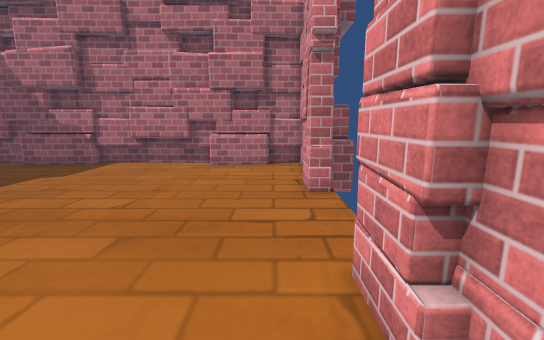
[1] (above)

14 first-person views from a walk through a scene from a Unity 3-D project. The camera is 1.4 m above the floor, tilts 10° down and sees 90° across. The floor is counted in squares, 0.5 m on a side. Each view is taken from the middle of a square. On the plan, view 1 faces up. The plan holds only what a view shows up to about 19 squares ahead; the rest is blank. Some surface patterns are stand-ins.

[2]
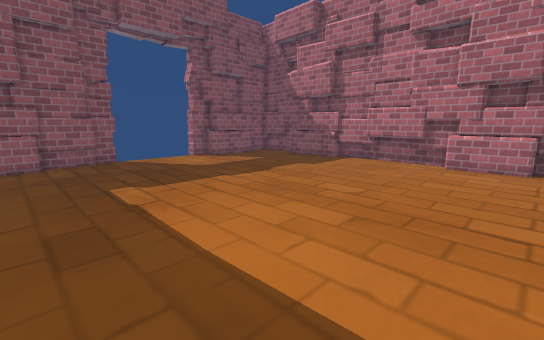

[3]
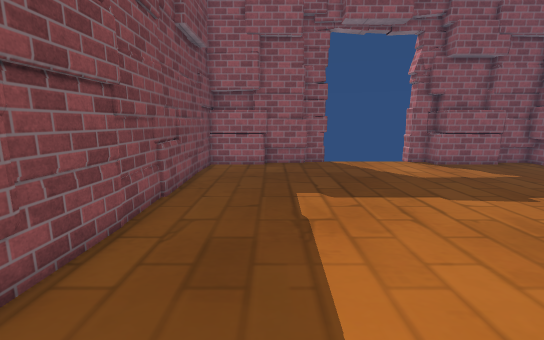

[4]
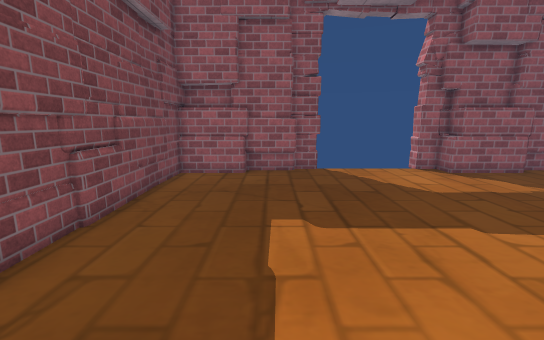

[5]
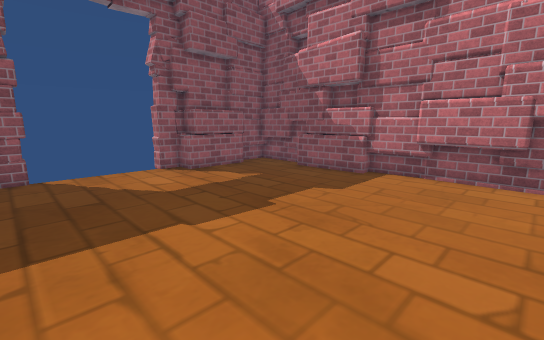

[6]
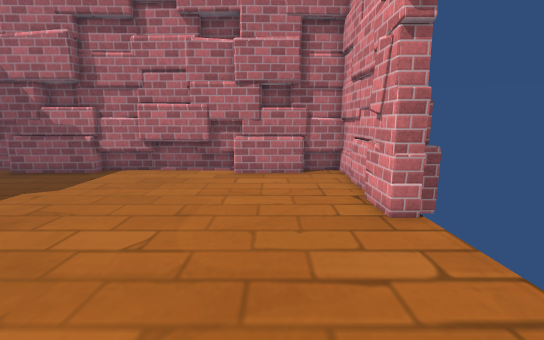

[7]
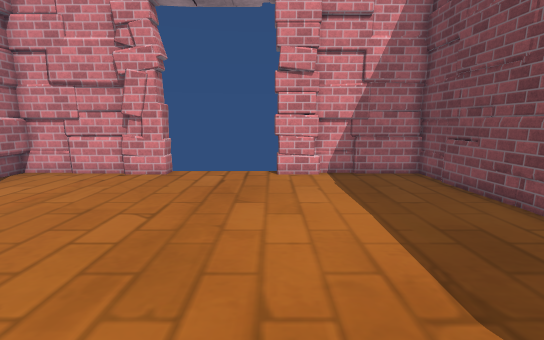

[8]
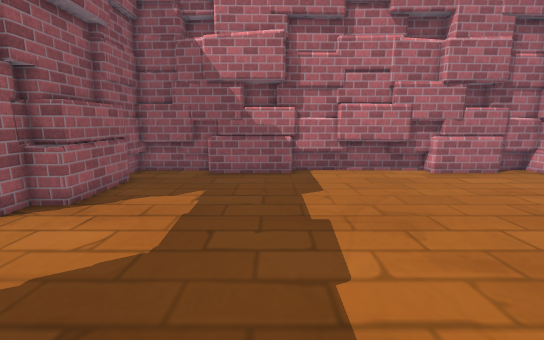

[9]
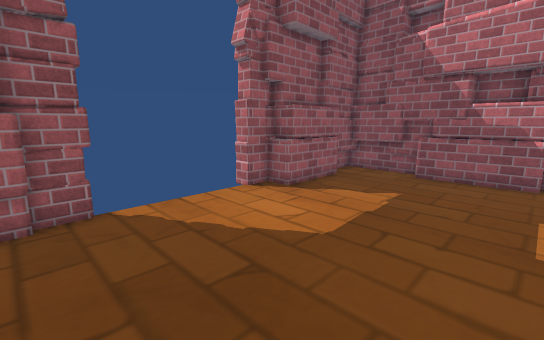

[10]
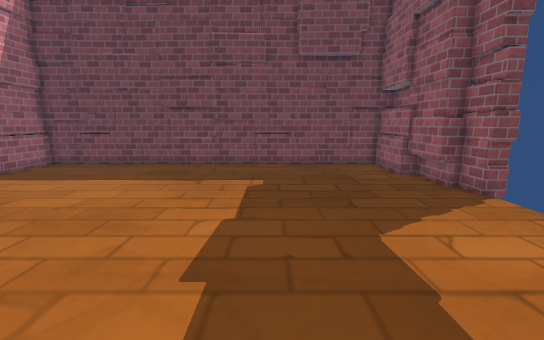

[11]
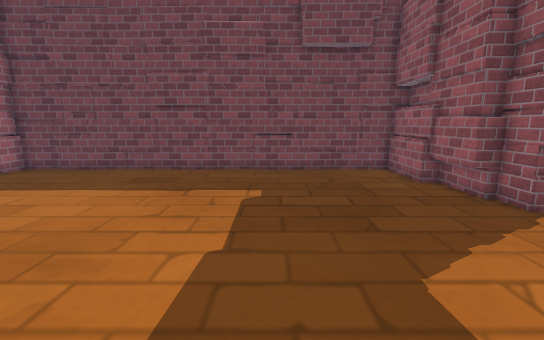

[12]
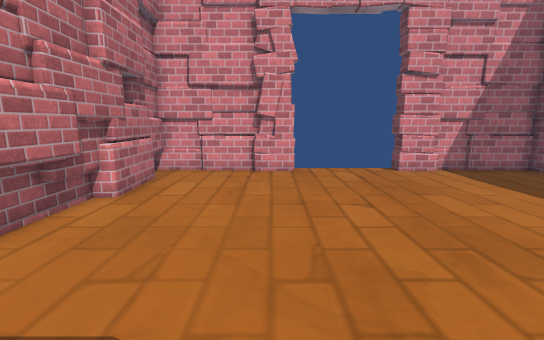

[13]
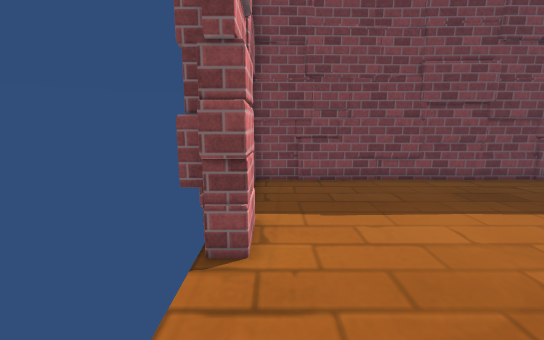

[14]
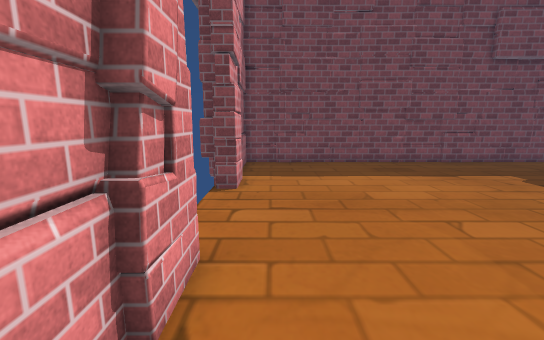

### Floor plan
Points are (right, up) in squares from view 1. A wall is a line through its corners. A room is listed if a view was taken in it or the views show most of it. See-through windows are left out.
Room 1 (views 1, 2, 3, 4, 5, 6, 7, 8, 9, 10, 11, 12, 13, 14)
walls: (-6.5, -3.1) (-6, -3); (-12.2, -3) (-11.6, -3.2); (1.5, 4.6) (2.4, 4.6); (1.4, 2.7) (1.4, 2.9); (-4.1, -3.2) (2, -2.9); (1.3, 11.7) (1.7, 12.8); (1.5, 2.7) (1.5, 4.9) (2.4, 4.9); (-8.9, 18.4) (-12, 18.3); (-11.6, 18.2) (-11.9, 18); (-8.9, 18.5) (-11.9, 18.6); (-11.8, 18.2) (-18, 18.4); (-14.6, -3.3) (-9, -3.1); (2.5, 10.7) (1.5, 10.7) (1.5, 12.8); (-16.4, -2.8) (2, -3.4); (2, 12.5) (2, 18.5) (0, 18.4); (-20.1, 12.5) (-21.2, 12.5) (-21.2, 10.7) (-22.1, 10.7); (-14.6, 18.2) (-20.5, 18); (-3.5, 18.3) (-6.1, 18.4); (1.8, 0.3) (2, 0.8); (-21.2, 3.3) (-20.3, 3.3) (-20.3, 0.5); (-20.1, 0.7) (-20, 0.5); (-20, 0.3) (-20, -2.9) (-14.2, -3.1); (-0.5, -3) (-0.1, -3.2); (-22.1, 4.9) (-21.2, 4.9) (-21.2, 3.1) (-20.4, 3.1); (-0.5, -3.2) (2, -3.1) (2, 3); (-22.1, 4.6) (-21.2, 4.6); (-18.4, -3.1) (-17.9, -3); (1.8, 16) (2, 16.4); (-0.1, 18.1) (-3.6, 18); (-19.9, 16.3) (-20, 12); (0, 18.2) (-0.4, 17.9); (-20.2, 16.4) (-20, 16); (2.1, 17.8) (-9.3, 18.1); (-20.3, 18.5) (-20.3, 16.2)
low walls: (-11.9, 18) (-16.4, 17.9); (-20, 12) (-21.2, 12); (-20.8, 3.2) (-20.8, 1.5)

Positions as (right, up) in squares from view 1, and headings:
1: (0, 0), facing up
2: (0, -1), facing up-left
3: (-2, 1), facing left
4: (-5, 2), facing left
5: (-5, 4), facing up-left
6: (-2, 3), facing up
7: (-13, 5), facing right
8: (-13, 3), facing up
9: (-12, 3), facing up-left
10: (-13, 15), facing down
11: (-13, 13), facing down
12: (-14, 12), facing right
13: (1, 10), facing down
14: (0, 16), facing down
